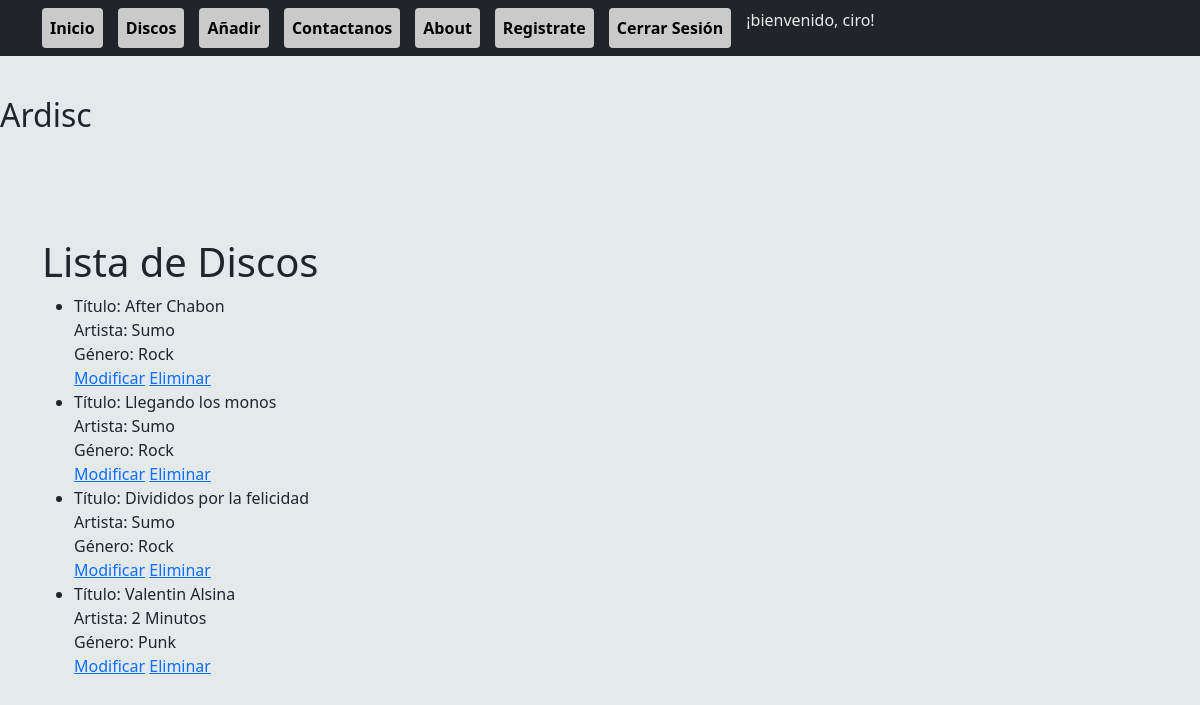
Before: /Lista-Disco/ (signed in) with the older database file.
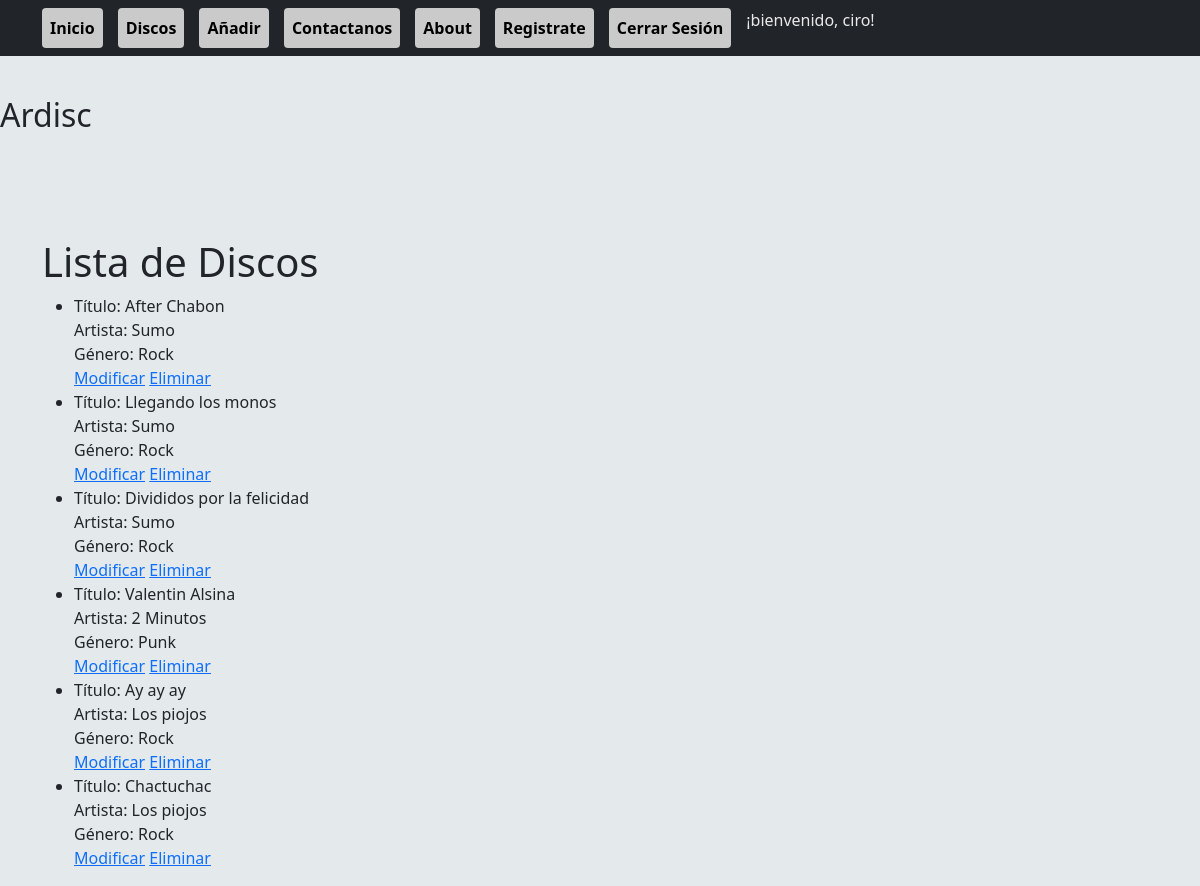
After: the same page with the newer database file.
### Aplicacion/models.py (models this page shows, shortened)
class Disco(models.Model):
    Titulo = models.CharField(max_length=40)
    Artista = models.CharField(max_length=40)
    Descripcion = models.TextField()
    Publicacion =  models.DateField()
    Estudio = models.CharField(max_length=40,null=True, blank=True)
    Discografica = models.CharField(max_length=40,null=True, blank=True)
    Imagen = models.ImageField(upload_to='disco_img/', null=True, blank=True)
    Genero = models.ForeignKey(Genero, on_delete=models.PROTECT)

class Genero(models.Model):
    Nombre = models.CharField(max_length=30)
    def __str__(self):
        return self.Nombre

### Aplicacion/views.py (the view)
# urls.py: path('Lista-Disco/', views.Lista_disco, name='Lista-Disco'),
@login_required
def Lista_disco(request):
    disco = Disco.objects.all()
    return render(request, 'aplicacion/crud/lista.html', {'disco': disco})

### Aplicacion/templates/aplicacion/crud/lista.html (shortened to what this page needs)
{% extends 'aplicacion/inicio.html' %} {% load static %}
{% block '' %}
<body>
    <div class="container">
        <br><br><br><br>
        <h1>Lista de Discos</h1>
        <ul>
            {% if disco %}
                {% for disc in disco %}
                <li>
                    Título: {{ disc.Titulo }}<br>
                    Artista: {{ disc.Artista }}<br>
                    Género: {{ disc.Genero }}<br>
                    <a href="{% url 'Editar-Disco' disc.id %}">Modificar</a>
                    <a href="{% url 'Eliminar-Disco' disc.id %}">Eliminar</a>
                </li>
                {% endfor %}
            {% else %}
                <li>No hay discos disponibles.</li>
            {% endif %}
        </ul>
    </div>
</body>
{% endblock %}

Changed rows visible on the page:
added Disco: Titulo "Ay ay ay", Artista "Los piojos", Genero "Rock"
added Disco: Titulo "Chactuchac", Artista "Los piojos", Genero "Rock"
